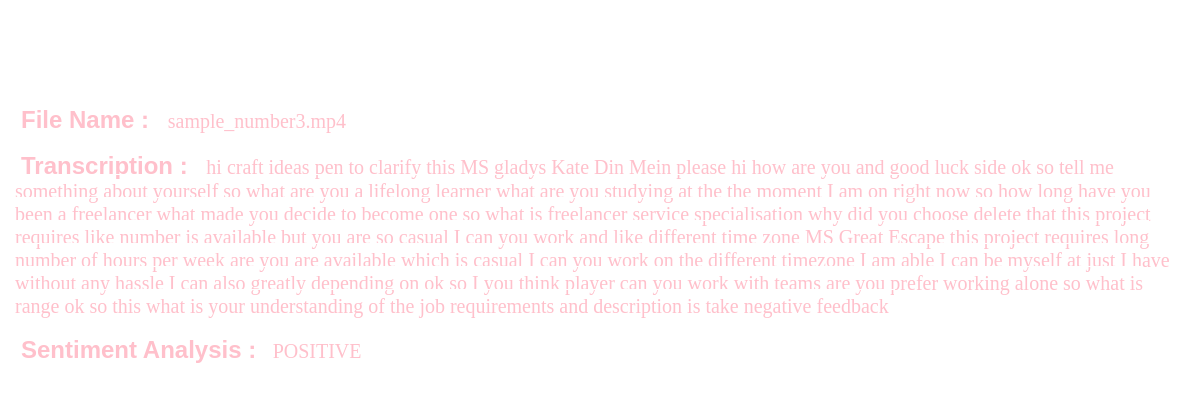
The page /10 on the database its author committed.
### create/models.py (models this page shows, shortened)
class Person(models.Model):
    file_name=models.CharField(max_length=20)
    transcripted_sentence=models.TextField()
    Sentiment_analysis=models.TextField()
    transcripted_Sentence_slice=models.TextField()

### create/views.py (the view)
# urls.py: path('<id>', views.detail_view,name="detail_view" ),
def detail_view(request, id):
    context = {}
    context["data"] = models.Person.objects.get(id=id)
    return render(request, "detail_view.html", context)

### create/templates/detail_view.html (shortened to what this page needs)
<!DOCTYPE html>
<html lang="en">
<head>
	{%load static%}
	        <link rel="stylesheet" href="{%static 'second_page.css'%}">
</head>
<body>
<div class="body">
	<center><h1 style="font-family: Georgia, serif;color:white">Transcription Page</h1></center>
	<br>
	<div class="onn">
		<h2 class="design">File Name : </h2>  <p class="design"> {{ data.file_name }}</p>
    </div>
	<br>
	<div class="onn">		<h2 class="design">Transcription : </h2>  <p class="design">{{ data.transcripted_sentence }}</p>
	</div>
	<br>
	<div class="onn">
			<h2 class="design">Sentiment Analysis :</h2>  <p class="design">{{ data.Sentiment_analysis }}</p><br/>
	</div>
</div>
</body>
</html>

### create/static/second_page.css (style rules this page uses)
body { margin: 15px; padding: 0; background-image:url("https://c4.wallpaperflare.com/wallpaper/22/240/855/texture-gradient-simple-background-blue-wallpaper-preview.jpg"); font-family: 'Arial'; background-size: cover; color:white; }
p { font-family: "Times New Roman", Times, serif; }
.design { display: inline; width: 250px; height: 100px; padding: 5px; border: 1px solid white; color:pink; }

### create/templates/detail_view.html (style rules this page uses)
h1 { display: inline; width: 300px; height: 100px; padding: 5px;   }
p { font-family: "Times New Roman", Times, serif; font-size:20px; }

### rows shown on the page
Person: file_name "sample_number3.mp4", transcripted_sentence "hi craft ideas pen to clarify this MS gladys Kate Din Mein please hi how are you and good luck side ok so tell me something about yourself so what are you a lifelong learner what are you studying at the the moment I am on right now so how long have you been a freelancer what made you decide to become one so what is freelancer service specialisation why did you choose delete that this project requires like number is available but you are so casual I can you work and like different time zone MS Great Escape this project requires long number of hours per week are you are available which is casual I can you work on the different timezone I am able I can be myself at just I have without any…", Sentiment_analysis "POSITIVE"
